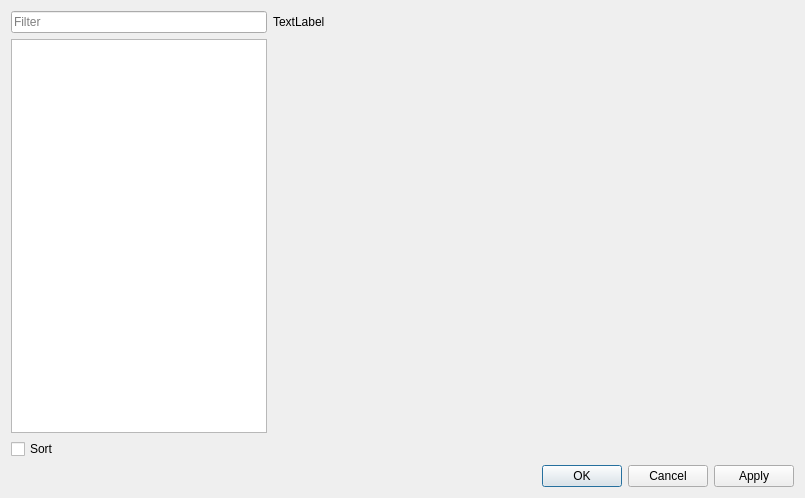
<?xml version="1.0" encoding="UTF-8"?>
<ui version="4.0">
 <class>SettingsDialog</class>
 <widget class="QDialog" name="SettingsDialog">
  <property name="geometry">
   <rect>
    <x>0</x>
    <y>0</y>
    <width>805</width>
    <height>498</height>
   </rect>
  </property>
  <property name="windowTitle">
   <string>Dialog</string>
  </property>
  <layout class="QGridLayout" name="gridLayout" columnstretch="0,1">
   <item row="0" column="1">
    <widget class="QLabel" name="lblPath">
     <property name="styleSheet">
      <string notr="true">font: 700 12pt &quot;Segoe UI&quot;;</string>
     </property>
     <property name="text">
      <string>TextLabel</string>
     </property>
    </widget>
   </item>
   <item row="1" column="0">
    <widget class="QListWidget" name="listCat"/>
   </item>
   <item row="3" column="0" colspan="2">
    <layout class="QHBoxLayout" name="horizontalLayout">
     <property name="topMargin">
      <number>0</number>
     </property>
     <item>
      <spacer name="horizontalSpacer">
       <property name="orientation">
        <enum>Qt::Orientation::Horizontal</enum>
       </property>
       <property name="sizeHint" stdset="0">
        <size>
         <width>40</width>
         <height>20</height>
        </size>
       </property>
      </spacer>
     </item>
     <item>
      <widget class="QPushButton" name="btnOk">
       <property name="text">
        <string>OK</string>
       </property>
      </widget>
     </item>
     <item>
      <widget class="QPushButton" name="btnCancel">
       <property name="text">
        <string>Cancel</string>
       </property>
      </widget>
     </item>
     <item>
      <widget class="QPushButton" name="btnApply">
       <property name="text">
        <string>Apply</string>
       </property>
      </widget>
     </item>
    </layout>
   </item>
   <item row="2" column="0">
    <widget class="QCheckBox" name="chbSortCat">
     <property name="text">
      <string>Sort</string>
     </property>
    </widget>
   </item>
   <item row="0" column="0">
    <widget class="QLineEdit" name="edtFilter">
     <property name="inputMask">
      <string/>
     </property>
     <property name="placeholderText">
      <string>Filter</string>
     </property>
    </widget>
   </item>
  </layout>
 </widget>
 <resources/>
 <connections/>
</ui>
